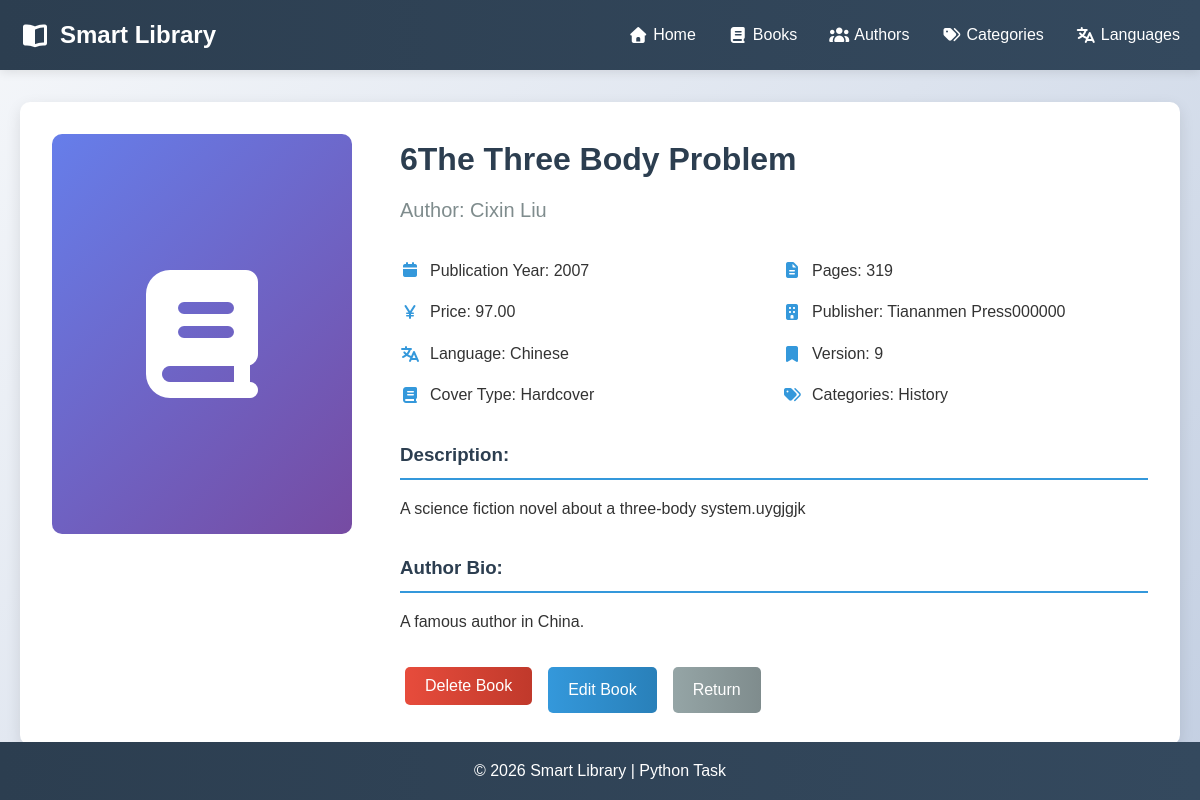
Before: /book/1 with the older database file.
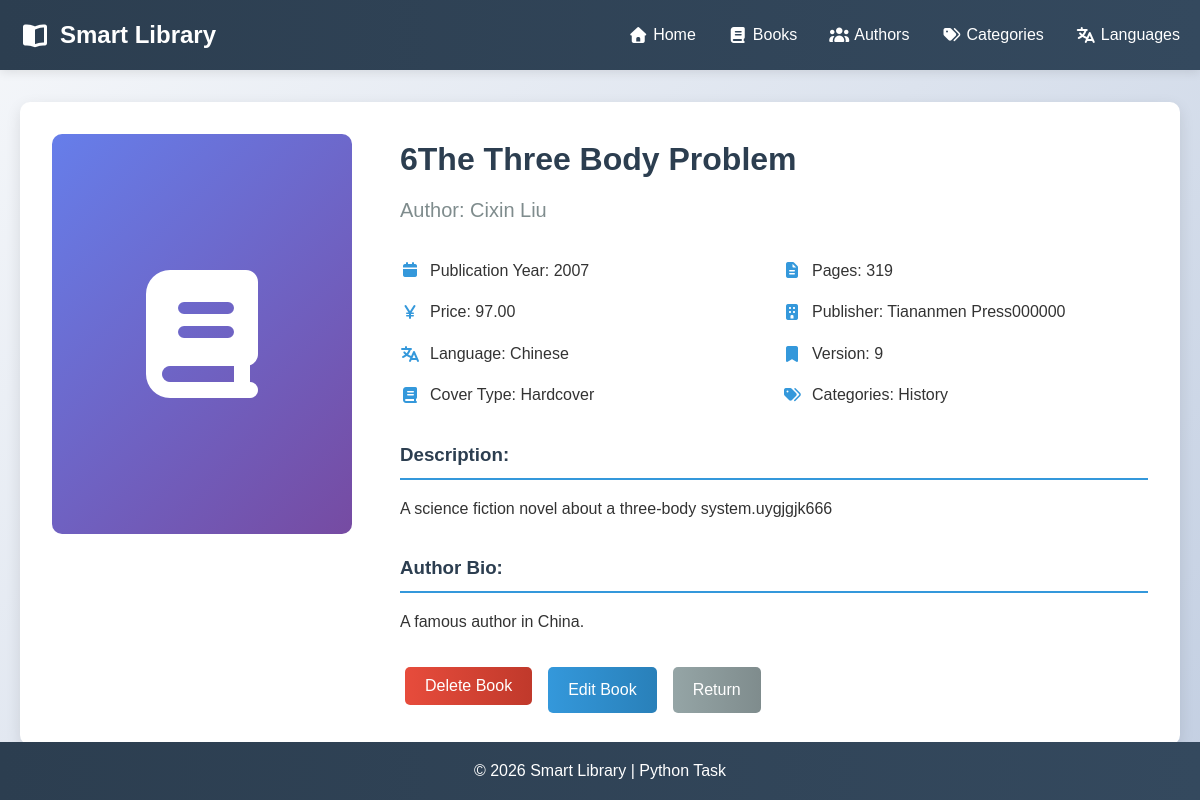
After: the same page with the newer database file.
### models.py (models this page shows, shortened)
class Book(db.Model):
    id = db.Column(db.Integer, primary_key=True)
    title = db.Column(db.String(200), nullable=False)
    publish_year = db.Column(db.Integer)
    publisher = db.Column(db.String(256))
    edition = db.Column(db.String(50))
    pages = db.Column(db.Integer)
    price = db.Column(db.Float)
    description = db.Column(db.Text)
    added_date = db.Column(db.DateTime, default=datetime.utcnow)
    author_id = db.Column(db.Integer, db.ForeignKey('author.id'), nullable=False)
    category_id = db.Column(db.Integer, db.ForeignKey('category.id'), nullable=False)
    category = db.relationship('Category', backref='books', lazy=True)
    language_id = db.Column(db.Integer, db.ForeignKey('language.id'), nullable=False)
    cover_type_id = db.Column(db.Integer, db.ForeignKey('cover_type.id'), nullable=False)

### app.py (the view)
@app.route('/book/<int:book_id>')
def book_detail(book_id):
    book = Book.query.get_or_404(book_id)
    return render_template('book_detail.html', book=book)

### templates/book_detail.html (shortened to what this page needs)
{% extends "base.html" %}
{% block content %}
<div class="book-detail-container">
    <div class="book-cover-large">
        <i class="fas fa-book"></i>
    </div>
    <div class="book-details">
        <h1>{{ book.title }}</h1>
        <p class="author">Author: {{ book.author.name }}</p>
        <div class="book-meta">
            <div class="meta-item">
                <i class="fas fa-calendar"></i>
                <span>Publication Year: {{ book.publish_year }}</span>
            </div>
            <div class="meta-item">
                <i class="fas fa-file-alt"></i>
                <span>Pages: {{ book.pages }}</span>
            </div>
            <div class="meta-item">
                <i class="fas fa-yen-sign"></i>
                <span>Price: {{ "%.2f"|format(book.price) }}</span>
            </div>
            <div class="meta-item">
                <i class="fas fa-building"></i>
                <span>Publisher: {{ book.publisher }}</span>
            </div>
            <div class="meta-item">
                <i class="fas fa-language"></i>
                <span>Language: {{ book.language.name }}</span>
            </div>
            <div class="meta-item">
                <i class="fas fa-bookmark"></i>
                <span>Version: {{ book.edition }}</span>
            </div>
            <div class="meta-item">
                <i class="fas fa-book"></i>
                <span>Cover Type: {{ book.cover_type.name }}</span>
            </div>
            <div class="meta-item">
                <i class="fas fa-tags"></i>
                <span>Categories: {{ book.category.name }}</span>
            </div>
        </div>
        <div class="description">
            <h3>Description:</h3>
            <p>{{ book.description }}</p>
        </div>
        <div class="author-bio">
            <h3>Author Bio:</h3>
            <p>{{ book.author.biography }}</p>
        </div>
        <div class="action-buttons">
            <form action="{{ url_for('delete_book', book_id=book.id) }}" method="POST" class="inline-form"
                onsubmit="return confirm('Delete this book?');">
                <button type="submit" class="btn btn-danger">Delete Book</button>
            </form>
            <a href="{{ url_for('edit_book', book_id=book.id) }}" class="btn btn-primary">Edit Book</a>
            <a href="javascript:history.back()" class="btn btn-secondary">Return</a>
        </div>
    </div>
</div>
{% endblock %}

Changed rows visible on the page:
changed Book "6The Three Body Problem": description "A science fiction novel about a three-body system.uygjgjk" → "A science fiction novel about a three-body system.uygjgjk666"
